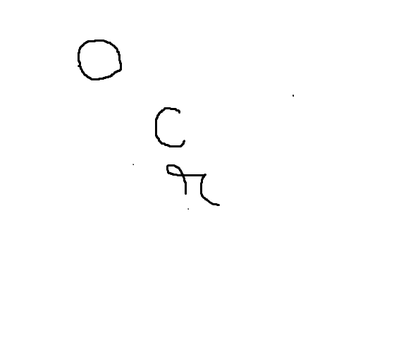
%> input picture ocr.png, 420 x 345 px, shrunk from 596 x 489 before the run
$ octave OCR_main.m   (GNU Octave 9; MATLAB toolbox functions it lacks are replaced by stand-ins)
%> lines starting %> are read from the running program, lines starting %| are printed output that depends on the picture; in (x1, y1, x2, y2) boxes, pixels count from 0 and x2, y2 are one past the last pixel; in counts of white or black regions, pixels touching at a corner belong together; the program's own positions count from 1
global I L HU H_index H_temp hcount htest H_dist s
pause on

[I.image map] =imread('ocr.png');
%> I.image is the input picture: size 345x420x3 uint8; min 0, max 255, mean 253.6
%> map = []
figure,imshow(I.image);
title('Original Image');
pause
    %if size(I.image,3)==3
        I.image=rgb2gray(I.image);
%> I.image: size 345x420 uint8
        figure,imshow(I.image);
        title('Grayscale image');
        pause
    %end
%end
%level=graythresh(I.image);
I.bin=~im2bw(I.image,graythresh(I.image));
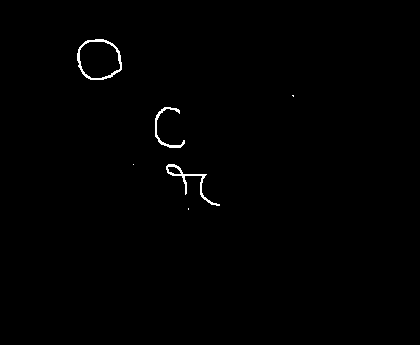
%> I.bin: size 345x420 logical; 0.57% white in thin lines or dots, all inside (x1, y1, x2, y2) = (77, 39, 294, 210)
%I.bin=bwmorph(I.bin,'erode');
I.bin=medfilt2(I.bin,[3 3]);
%> I.bin: size 345x420 logical; 0.57% white in thin lines or dots, all inside (x1, y1, x2, y2) = (77, 39, 219, 206)
figure,imshow(I.bin);
title('Binary Image with noise removed');
pause
[L num]=bwlabel(I.bin);
%> L: size 345x420 double; 4 distinct labels, from 0 to 3
%> num = 3
I.totalchar=num;
%> I.totalchar = 3
fprintf('%d Objects have been detected \n \n' ,I.totalchar);
%| 3 Objects have been detected
pause
S=regionprops(L,'Area');
%> S = 3 regions; Area: 328, 287, 208
I.bin2=ismember(L,find([S.Area]>15));
[L num]=bwlabel(I.bin2);
fprintf('%d Objects having greater than 15 pixels been detected \n \n' ,num);
%| 3 Objects having greater than 15 pixels been detected
pause
figure,imshow(I.bin2);
title('Binary Image with objects having less than 15 pixels removed');
%pause
%load('Training','hcount','HU','H_index');
prop=regionprops(L,'BoundingBox');
%> prop = 3 regions; box (x1, y1, x2, y2): (77, 39, 122, 80), (155, 107, 185, 148), (166, 164, 219, 206)
for n=1:size(prop,1)
    rectangle('Position',prop(n).BoundingBox,'EdgeColor','b','LineWidth',2)
end
%> this loop made 3 passes
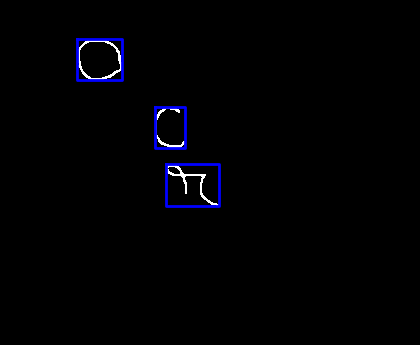
%> figure redrawn from the program's plot data; its title reads 'Binary Image with objects having less than 15 pixels removed'
fprintf(' Enter your choice: \n 1.Training \n 2.Recognition\n ---> ');
Ch=input('');
%hcount=0;
%save('Training','hcount','HU','H_index');
load('Training','hcount','HU','H_index');
if(Ch==1)
    re=I.bin2;
    while 1
    [fl re]=segmentlines(re);
    imgn=fl;
    figure,imshow(fl);pause(0.5)
    [L Ne] = bwlabel(imgn);
    for n=1:Ne
        [r c]=find(L==n);
        n1=imgn(min(r):max(r),min(c):max(c));
        imshow(~n1);
        hcount=hcount+1;
        HU(hcount,:) = humoment(n1);
        user_input=input('\n\nEnter Character --> ','s');
        H_index(hcount) = user_input;
        save('Training','hcount','HU','H_index');
        fprintf(' \nThe character has been stored successfully ..!!\n');
        pause(0.5);
    end
    if isempty(re)  %See variable 're' in Fcn 'lines'
        break
    end
    end
elseif(Ch==2)
    re=I.bin2;
    while 1
    [fl re]=segmentlines(re);
    imgn=fl;
    figure,imshow(fl);pause(0.5)
    [L Ne] = bwlabel(imgn);
    for n=1:Ne
            [r c]=find(L==n);
            n1=imgn(min(r):max(r),min(c):max(c));
            imshow(~n1);
            pause(0.5);
            H_temp=humoment(n1);
            [b c]=size(HU);
            for i=1:b
                H_dist(i)=edist(H_temp,HU(i,:));
            end
            mt=min(H_dist);
            [~, t]=size(H_dist);
            for j=1:t
                if H_dist(j)==mt
                htest=j;
                end
            end
          s=char(H_index(htest));
         fprintf('The recognized character number %d is %c: \n',n,s);
         pause(1);
     end
         %*When the sentences finish, breaks the loop
    if isempty(re)  %See variable 're' in Fcn 'lines'
        break
    end
    end

else
    disp('Invalid Choice');
end
close all
